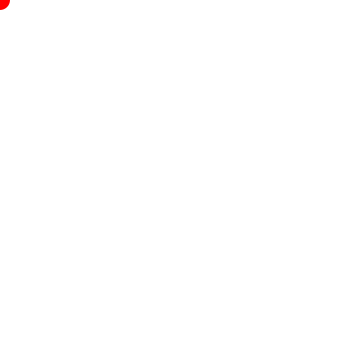
Frame 1 (no input)
Frame 60 (the mouse pressed at the canvas centre just before this capture): identical to frame 1, image omitted
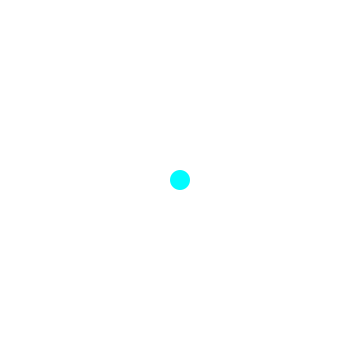
Frame 120 (the mouse held since frame 60 and released just before this capture)

The Processing sketch that drew these frames (run headless with seeded random() and noise(); from frame 60 on, the mouse is pressed at the canvas centre):

// Processing sketch: sketch_140523_homework_2
// ── sketch_140523_homework_2.pde
void setup(){
  size(360,360);
  noStroke();
  colorMode(HSB,359,99,99);
}

void draw(){
  background(359);
  fill(mouseX,99,99);
  ellipse(mouseX,mouseY,20,20);
}
